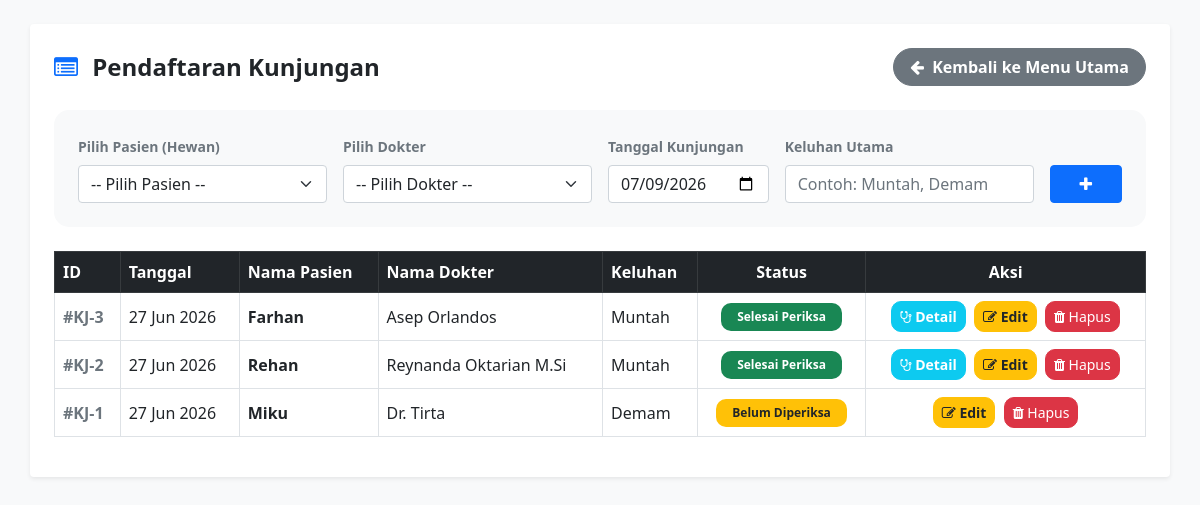
/page/data_kunjungan.php (signed in), run on the app's committed database.
### tables this page shows
CREATE TABLE `kunjungan` (
  `ID_Kunjungan` int(11) NOT NULL,
  `ID_Hewan` int(11) DEFAULT NULL,
  `ID_Dokter` int(11) DEFAULT NULL,
  `Tanggal_Kunjungan` date NOT NULL,
  `Keluhan` text,
  `Diagnosa` text,
  `Catatan_Medis` text
);

CREATE TABLE `hewan` (
  `ID_Hewan` int(11) NOT NULL,
  `ID_Pemilik` int(11) DEFAULT NULL,
  `Nama_Hewan` varchar(100) NOT NULL,
  `Spesies` varchar(50) DEFAULT NULL,
  `Ras` varchar(50) DEFAULT NULL,
  `Jenis_Kelamin` enum('Jantan','Betina') DEFAULT NULL,
  `Tanggal_Lahir` date DEFAULT NULL
);

CREATE TABLE `dokter` (
  `ID_Dokter` int(11) NOT NULL,
  `Password` varchar(10) NOT NULL,
  `Nama_Dokter` varchar(100) NOT NULL
);

### page/data_kunjungan.php (the view, shortened to what this page needs)
<?php
include '../config/koneksi.php';
?>
<!DOCTYPE html>
<html lang="id">
<head>
    <link href="../vendor/bootstrap/css/bootstrap.min.css" rel="stylesheet">
    <link rel="stylesheet" href="../assets/css/fontawesome.css">
</head>
<body class="bg-light p-4">
    <div class="container bg-white p-4 shadow-sm rounded">
        <div class="d-flex justify-content-between align-items-center mb-4">
            <h4 class="fw-bold text-dark m-0"><i class="fa fa-list-alt d-block-md me-2 text-primary"></i> Pendaftaran Kunjungan</h4>
            <a href="../index.php" class="btn btn-secondary fw-bold px-3" style="border-radius: 20px;">
                <i class="fa fa-arrow-left me-1"></i> Kembali ke Menu Utama
            </a>
        </div>
        <div class="card mb-4 border-0 bg-light" style="border-radius: 15px;">
            <div class="card-body p-4">
                <form action="" method="POST" class="row g-3 align-items-end">
                    <div class="col-md-3">
                        <label class="form-label small fw-bold text-secondary">Pilih Pasien (Hewan)</label>
                        <select name="id_hewan" class="form-select" required>
                            <option value="">-- Pilih Pasien --</option>
                        </select>
                    </div>
                    <div class="col-md-3">
                        <label class="form-label small fw-bold text-secondary">Pilih Dokter</label>
                        <select name="id_dokter" class="form-select" required>
                            <option value="">-- Pilih Dokter --</option>
                        </select>
                    </div>
                    <div class="col-md-2">
                        <label class="form-label small fw-bold text-secondary">Tanggal Kunjungan</label>
                        <input type="date" name="tanggal_kunjungan" class="form-control" required value="<?= date('Y-m-d') ?>">
                    </div>
                    <div class="col-md-3">
                        <label class="form-label small fw-bold text-secondary">Keluhan Utama</label>
                        <input type="text" name="keluhan" class="form-control" placeholder="Contoh: Muntah, Demam" required>
                    </div>
                    <div class="col-md-1">
                        <button type="submit" name="tambah" class="btn btn-primary w-100 fw-bold" style="height: 38px;"><i class="fa fa-plus"></i></button>
                    </div>
                </form>
            </div>
        </div>
        <div class="table-responsive">
            <table class="table table-bordered table-hover align-middle">
                <thead class="table-dark">
                    <tr>
                        <th>ID</th>
                        <th>Tanggal</th>
                        <th>Nama Pasien</th>
                        <th>Nama Dokter</th>
                        <th>Keluhan</th>
                        <th class="text-center">Status</th>
                        <th class="text-center">Aksi</th>
                    </tr>
                </thead>
                <tbody>
                    <?php
                    $query_tampil = "SELECT k.*, h.Nama_Hewan, d.Nama_Dokter
                                     FROM kunjungan k
                                     JOIN hewan h ON k.ID_Hewan = h.ID_Hewan
                                     JOIN dokter d ON k.ID_Dokter = d.ID_Dokter
                                     ORDER BY k.ID_Kunjungan DESC";
                    $res = mysqli_query($koneksi, $query_tampil);
                    if (mysqli_num_rows($res) > 0) {
                        while ($row = mysqli_fetch_assoc($res)) {
                            $status = "<span class='badge bg-warning text-dark px-3 py-2' style='border-radius: 10px;'>Belum Diperiksa</span>";
                            $tombol_detail = "";
                            if (!empty($row['Diagnosa']) || !empty($row['Catatan_Medis'])) {
                                $status = "<span class='badge bg-success px-3 py-2' style='border-radius: 10px;'>Selesai Periksa</span>";
                                $tombol_detail = "<a href='detail_tindakan.php?id_kunjungan={$row['ID_Kunjungan']}' class='btn btn-sm btn-info text-white fw-bold px-2 me-1' style='border-radius: 10px;'><i class='fa fa-stethoscope'></i> Detail</a>";
                            }
                            echo "<tr>
                                    <td class='fw-bold text-secondary'>#KJ-{$row['ID_Kunjungan']}</td>
                                    <td>" . date('d M Y', strtotime($row['Tanggal_Kunjungan'])) . "</td>
                                    <td class='fw-bold'>" . htmlspecialchars($row['Nama_Hewan']) . "</td>
                                    <td>" . htmlspecialchars($row['Nama_Dokter']) . "</td>
                                    <td>" . htmlspecialchars($row['Keluhan']) . "</td>
                                    <td class='text-center'>{$status}</td>
                                    <td class='text-center'>
                                        {$tombol_detail}
                                        <a href='edit_kunjungan.php?id={$row['ID_Kunjungan']}' class='btn btn-sm btn-warning fw-bold px-2 me-1' style='border-radius: 10px; color: #212529;'>
                                            <i class='fa fa-edit'></i> Edit
                                        </a>
                                        <a href='data_kunjungan.php?hapus={$row['ID_Kunjungan']}' class='btn btn-sm btn-danger px-2' style='border-radius: 10px;' onclick='return confirm(\"Yakin ingin menghapus data kunjungan ini?\")'>
                                            <i class='fa fa-trash'></i> Hapus
                                        </a>
                                    </td>
                                  </tr>";
                        }
                    } else {
                        echo "<tr><td colspan='7' class='text-center py-4 text-muted'>Belum ada data kunjungan terdaftar.</td></tr>";
                    }
                    ?>
                </tbody>
            </table>
        </div>
    </div>
</body>
</html>

### data on the page
kunjungan: ID_Kunjungan "3", Tanggal_Kunjungan "27 Jun 2026", ID_Hewan.Nama_Hewan "Farhan", ID_Dokter.Nama_Dokter "Asep Orlandos", Keluhan "Muntah", Diagnosa "Selesai Periksa"
kunjungan: ID_Kunjungan "2", Tanggal_Kunjungan "27 Jun 2026", ID_Hewan.Nama_Hewan "Rehan", ID_Dokter.Nama_Dokter "Reynanda Oktarian M.Si", Keluhan "Muntah", shows "Selesai Periksa"
kunjungan: ID_Kunjungan "1", Tanggal_Kunjungan "27 Jun 2026", ID_Hewan.Nama_Hewan "Miku", ID_Dokter.Nama_Dokter "Dr. Tirta", Keluhan "Demam"
